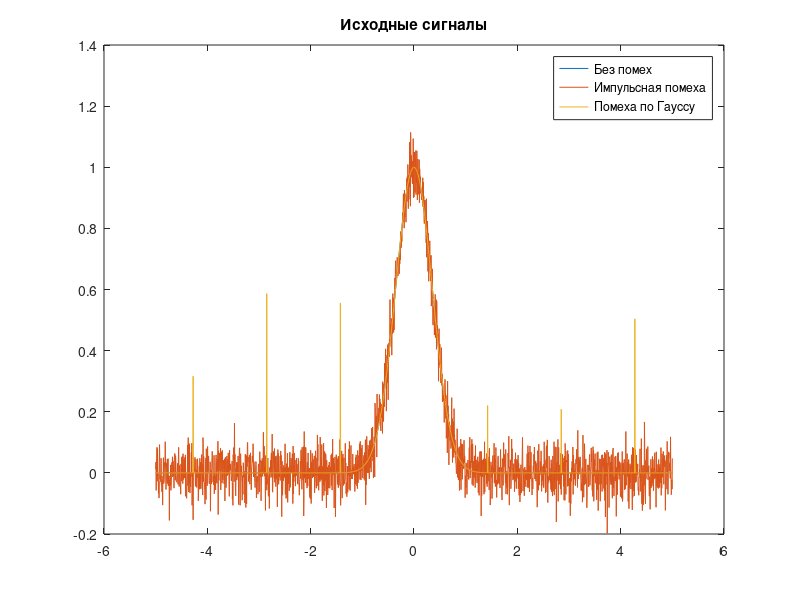
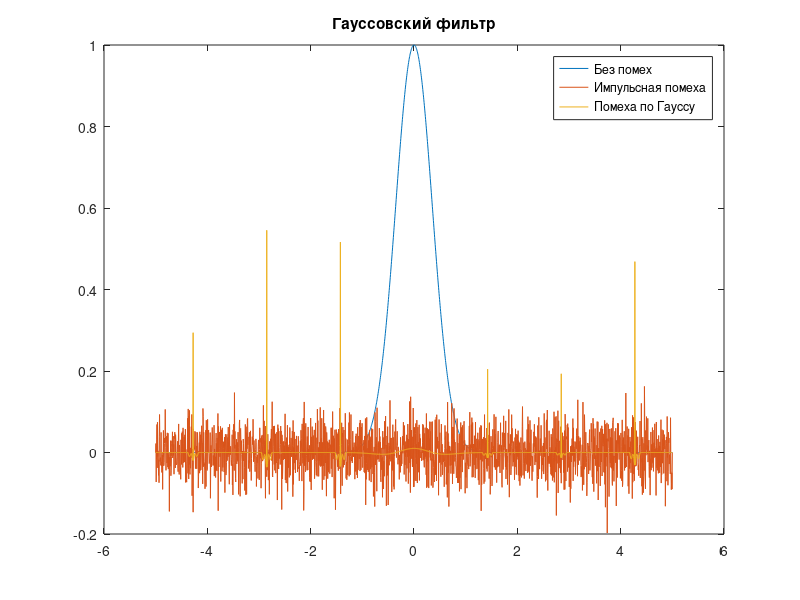
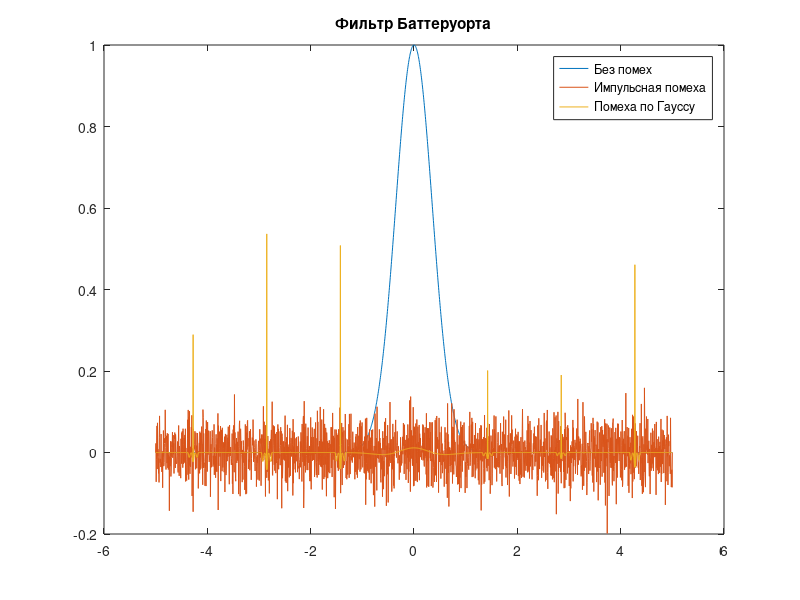

These charts were generated, in order, by the following MATLAB code:
% Input parameters
A = 1.0;
sigma = 0.5;

% Borders of calculation
mult = 5;
step = 0.005;
t = -mult:step:mult;

function y = gauspls(x,A,s)
	y = A * exp(-(x/s).^2);
end

% Pulse generation
x0 = gauspls(t,A,sigma);

    % Gaussian noise generation
NA = 0;
NS = 0.05;
n1 = normrnd(NA,NS,[1 length(x0)]);
x1 = x0+n1;

% Impulsive noise generation
function y = impnoise(size,N,mult)
    step = floor(size/N);
    y = zeros(1,size);
    for i = 1:floor(N/2)
        y(round(size/2)+i*step) = mult*(0.5+rand);
        y(round(size/2)-i*step) = mult*(0.5+rand);
    end
end

count = 7;
M = 0.4;
n2 = impnoise(length(x0),count,M);
x2 = x0+n2;

% Non-recursive Butterworth implementation
function y = buttfilt(D,size,type)
    x = linspace(-size/2,size/2,size);
    if (strcmp(type,'low'))
        y = 1./(1+(x./D).^4);
    elseif (strcmp(type,'high'))
        y = 1./(1+(D./x).^4);
    else
        y = x*sum(x);
    end
    y = y/sum(y);
end

% Non-recursive Gaussian implementation
function y = gaussfilt(sigma,size,type)
    x = linspace(-size/2,size/2,size);
    if (strcmp(type,'low'))
        y = exp(-x.^2/(2*sigma^2));
    elseif (strcmp(type,'high'))
        y = 1 - exp(-x.^2/(2*sigma^2));
    else
        y = x*sum(x);
    end
    y = y/sum(y);
end

[B,A] = butter(6,0.05,'high');
G = gaussfilt(4,20,'high');
BB = buttfilt(6,20,'high');

figure(1)
plot(t,x0,t,x1,t,x2);
title('Исходные сигналы');
legend('Без помех','Импульсная помеха','Помеха по Гауссу');

figure(2)
plot(t,x0,t,x1-filtfilt(G,1,x1),t,x2-filtfilt(G,1,x2));
title('Гауссовский фильтр');
legend('Без помех','Импульсная помеха','Помеха по Гауссу');

figure(3)
plot(t,x0,t,x1-filtfilt(BB,1,x1),t,x2-filtfilt(BB,1,x2));
title('Фильтр Баттеруорта');
legend('Без помех','Импульсная помеха','Помеха по Гауссу');
